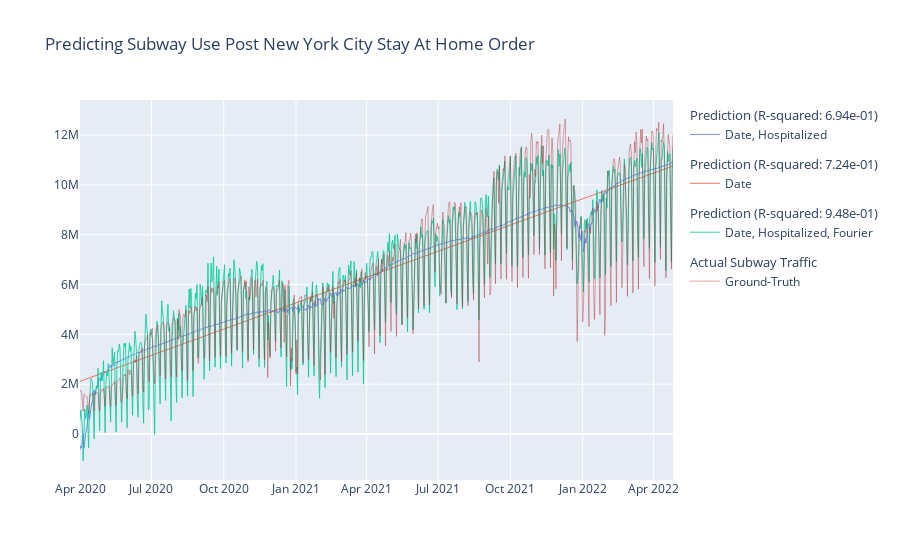

The cell this chart's notebook holds for it:
### Code cell
# Create traces
# fig = go.Figure()

def generate_figure(df):
    # df = df[df.TIME_OF_WEEK == 'Weekend']
    fig = make_subplots(
                        # cols=1,
                        # rows=4,
                        # specs=[[{}, {}],[{"colspan": 2}, None]]
                        )
    
    # fig.update_layout(xaxis2= {'anchor': 'y', 'overlaying': 'x', 'side': 'top'},
    #               yaxis_domain=[0, 0.94])
    

    fig.add_trace(go.Scatter(x=df.DATE, y=df.pred_exits_linreg_date_hosp,
                        mode='lines',
                        # name='Prediction (Date, Hospitalized)',
                        opacity = .8,
                        line=dict(width=1),
                        legendgroup="1",  # this can be any string, not just "group"
                        legendgrouptitle_text="Prediction (R-squared: 6.94e-01)",
                        name="Date, Hospitalized"),
                        # row = 1,
                        # col = 1
                        )
    fig.add_trace(go.Scatter(x=df.DATE, y=df.pred_exits_linreg_date,
                        mode='lines',
                        # name='Prediction (Date)',
                        opacity = .8,
                        line=dict(width=1),
                        legendgroup="2",  # this can be any string, not just "group"
                        legendgrouptitle_text="Prediction (R-squared: 7.24e-01)",
                        name="Date"),
                        # row = 2,
                        # col = 1
                        )
    fig.add_trace(go.Scatter(x=df.DATE, y=df.y_pred,
                        mode='lines',
                        # name='Prediction (Date, Hospitalized, Fourier)',
                        opacity = .8,
                        line=dict(width=1),
                        legendgroup="3",  # this can be any string, not just "group"
                        legendgrouptitle_text="Prediction (R-squared: 9.48e-01)",
                        name="Date, Hospitalized, Fourier"),
                        # row = 3,
                        # col = 1
                        )
    fig.add_trace(go.Scatter(x=df.DATE, y=df.DAILY_EXITS,
                        mode='lines',
                        # name='Actual',
                        opacity = .4,
                        line=dict(color='firebrick', width=1),
                        legendgroup="4",  # this can be any string, not just "group"
                        legendgrouptitle_text="Actual Subway Traffic",
                        name="Ground-Truth"),
                        # row = 4,
                        # col = 1
                        )

    # fig.data[1].update(xaxis='x2')
    # fig.update_yaxes(title_text="Predicted")
    # fig.update_yaxes(title_text="Actual")
    # fig.update_layout(legend_title_text='Subway Use')
    fig.update_layout(title='Predicting Subway Use Post New York City Stay At Home Order')
    # fig.write_html("./images/subway_use_regression_date_hosp_with_fourier.html")
    
    return fig
generate_figure(df).show()

### Figure 1 — Plotly figure (JSON) as saved in the notebook; plotly's stock layout.template omitted (floating-point values rounded to 4 significant figures; data arrays with more than 128 entries replaced by an {"elided": "..."} marker saying what was removed)
{"data": [{"legendgroup": "1", "legendgrouptitle": {"text": "Prediction (R-squared: 6.94e-01)"}, "line": {"width": 1}, "mode": "lines", "name": "Date, Hospitalized", "opacity": 0.8, "type": "scatter", "x": {"elided": "756 str values"}, "y": {"elided": "756 float values"}}, {"legendgroup": "2", "legendgrouptitle": {"text": "Prediction (R-squared: 7.24e-01)"}, "line": {"width": 1}, "mode": "lines", "name": "Date", "opacity": 0.8, "type": "scatter", "x": {"elided": "756 str values"}, "y": {"elided": "756 float values"}}, {"legendgroup": "3", "legendgrouptitle": {"text": "Prediction (R-squared: 9.48e-01)"}, "line": {"width": 1}, "mode": "lines", "name": "Date, Hospitalized, Fourier", "opacity": 0.8, "type": "scatter", "x": {"elided": "756 str values"}, "y": {"elided": "756 float values"}}, {"legendgroup": "4", "legendgrouptitle": {"text": "Actual Subway Traffic"}, "line": {"color": "firebrick", "width": 1}, "mode": "lines", "name": "Ground-Truth", "opacity": 0.4, "type": "scatter", "x": {"elided": "756 str values"}, "y": {"elided": "756 float values"}}], "layout": {"title": {"text": "Predicting Subway Use Post New York City Stay At Home Order"}, "xaxis": {"anchor": "y", "domain": [0, 1]}, "yaxis": {"anchor": "x", "domain": [0, 1]}}}
